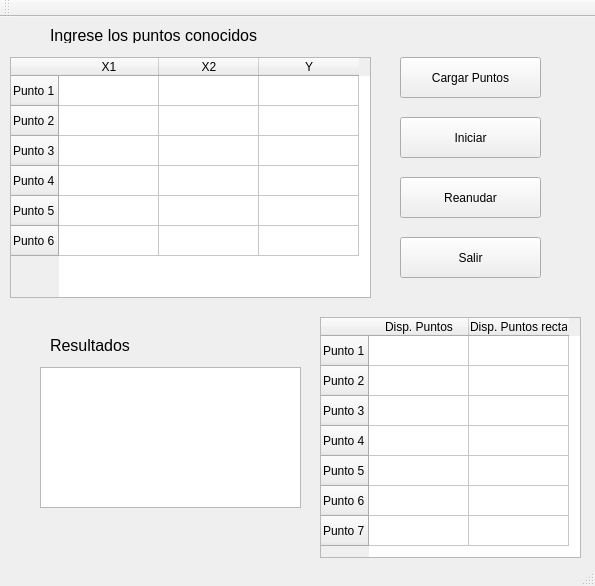
<?xml version="1.0" encoding="UTF-8"?>
<ui version="4.0">
 <class>RegMult</class>
 <widget class="QMainWindow" name="RegMult">
  <property name="geometry">
   <rect>
    <x>0</x>
    <y>0</y>
    <width>595</width>
    <height>586</height>
   </rect>
  </property>
  <property name="windowTitle">
   <string>RegMult</string>
  </property>
  <widget class="QWidget" name="centralWidget">
   <widget class="QPushButton" name="limpiar">
    <property name="geometry">
     <rect>
      <x>400</x>
      <y>160</y>
      <width>141</width>
      <height>41</height>
     </rect>
    </property>
    <property name="text">
     <string>Reanudar</string>
    </property>
   </widget>
   <widget class="QLabel" name="label_2">
    <property name="geometry">
     <rect>
      <x>50</x>
      <y>320</y>
      <width>131</width>
      <height>16</height>
     </rect>
    </property>
    <property name="font">
     <font>
      <pointsize>12</pointsize>
     </font>
    </property>
    <property name="text">
     <string>Resultados</string>
    </property>
   </widget>
   <widget class="QTableWidget" name="tabla">
    <property name="geometry">
     <rect>
      <x>10</x>
      <y>40</y>
      <width>361</width>
      <height>241</height>
     </rect>
    </property>
    <row>
     <property name="text">
      <string>Punto 1</string>
     </property>
    </row>
    <row>
     <property name="text">
      <string>Punto 2</string>
     </property>
    </row>
    <row>
     <property name="text">
      <string>Punto 3</string>
     </property>
    </row>
    <row>
     <property name="text">
      <string>Punto 4</string>
     </property>
    </row>
    <row>
     <property name="text">
      <string>Punto 5</string>
     </property>
    </row>
    <row>
     <property name="text">
      <string>Punto 6</string>
     </property>
    </row>
    <column>
     <property name="text">
      <string>X1</string>
     </property>
    </column>
    <column>
     <property name="text">
      <string>X2</string>
     </property>
    </column>
    <column>
     <property name="text">
      <string>Y</string>
     </property>
    </column>
   </widget>
   <widget class="QPushButton" name="inicio">
    <property name="geometry">
     <rect>
      <x>400</x>
      <y>100</y>
      <width>141</width>
      <height>41</height>
     </rect>
    </property>
    <property name="text">
     <string>Iniciar</string>
    </property>
   </widget>
   <widget class="QTableWidget" name="tabla2">
    <property name="geometry">
     <rect>
      <x>320</x>
      <y>300</y>
      <width>261</width>
      <height>241</height>
     </rect>
    </property>
    <row>
     <property name="text">
      <string>Punto 1</string>
     </property>
    </row>
    <row>
     <property name="text">
      <string>Punto 2</string>
     </property>
    </row>
    <row>
     <property name="text">
      <string>Punto 3</string>
     </property>
    </row>
    <row>
     <property name="text">
      <string>Punto 4</string>
     </property>
    </row>
    <row>
     <property name="text">
      <string>Punto 5</string>
     </property>
    </row>
    <row>
     <property name="text">
      <string>Punto 6</string>
     </property>
    </row>
    <row>
     <property name="text">
      <string>Punto 7</string>
     </property>
    </row>
    <column>
     <property name="text">
      <string>Disp. Puntos</string>
     </property>
    </column>
    <column>
     <property name="text">
      <string>Disp. Puntos recta</string>
     </property>
    </column>
   </widget>
   <widget class="QPushButton" name="cp">
    <property name="geometry">
     <rect>
      <x>400</x>
      <y>40</y>
      <width>141</width>
      <height>41</height>
     </rect>
    </property>
    <property name="text">
     <string>Cargar Puntos</string>
    </property>
   </widget>
   <widget class="QPushButton" name="salir">
    <property name="geometry">
     <rect>
      <x>400</x>
      <y>220</y>
      <width>141</width>
      <height>41</height>
     </rect>
    </property>
    <property name="text">
     <string>Salir</string>
    </property>
   </widget>
   <widget class="QTextEdit" name="rest">
    <property name="geometry">
     <rect>
      <x>40</x>
      <y>350</y>
      <width>261</width>
      <height>141</height>
     </rect>
    </property>
   </widget>
   <widget class="QLabel" name="label">
    <property name="geometry">
     <rect>
      <x>50</x>
      <y>10</y>
      <width>241</width>
      <height>16</height>
     </rect>
    </property>
    <property name="font">
     <font>
      <pointsize>12</pointsize>
     </font>
    </property>
    <property name="text">
     <string>Ingrese los puntos conocidos</string>
    </property>
   </widget>
  </widget>
  <widget class="QMenuBar" name="menuBar">
   <property name="geometry">
    <rect>
     <x>0</x>
     <y>0</y>
     <width>595</width>
     <height>21</height>
    </rect>
   </property>
  </widget>
  <widget class="QToolBar" name="mainToolBar">
   <attribute name="toolBarArea">
    <enum>TopToolBarArea</enum>
   </attribute>
   <attribute name="toolBarBreak">
    <bool>false</bool>
   </attribute>
  </widget>
  <widget class="QStatusBar" name="statusBar"/>
 </widget>
 <layoutdefault spacing="6" margin="11"/>
 <resources/>
 <connections>
  <connection>
   <sender>salir</sender>
   <signal>clicked()</signal>
   <receiver>RegMult</receiver>
   <slot>close()</slot>
   <hints>
    <hint type="sourcelabel">
     <x>537</x>
     <y>271</y>
    </hint>
    <hint type="destinationlabel">
     <x>585</x>
     <y>279</y>
    </hint>
   </hints>
  </connection>
 </connections>
</ui>
